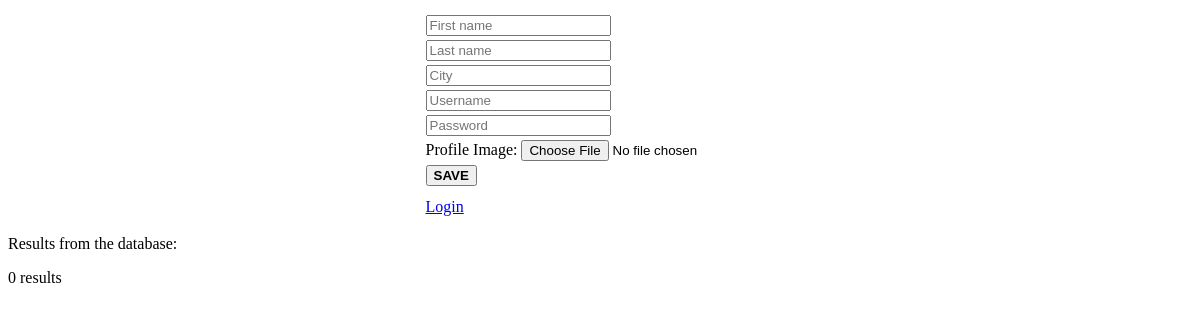
The app's page /lab1.php, older data.
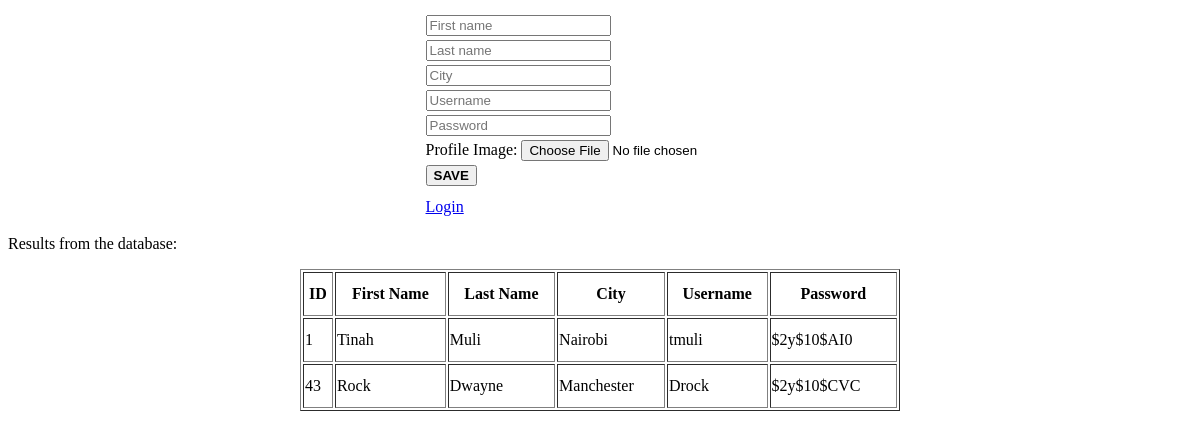
The same page, newer data.
### tables this page shows
CREATE TABLE `users` (
  `id` int(11) NOT NULL,
  `first_name` varchar(32) NOT NULL,
  `last_name` varchar(32) DEFAULT NULL,
  `user_city` varchar(32) DEFAULT NULL,
  `username` varchar(20) DEFAULT NULL,
  `password` text DEFAULT NULL,
  `img_name` varchar(200) NOT NULL,
  `created_time` timestamp(6) NOT NULL DEFAULT current_timestamp(6) ON UPDATE current_timestamp(6),
  `offset` int(11) NOT NULL
);

### DBconnector.php (called while the page is built, shortened)
<?php
   class DBConnector{
    function __construct(){
     $this->conn = mysqli_connect(DB_SERVER, DB_USER, DB_PASS, DB_NAME) or die("Error: ". mysqli_error());
    }
   }
?>

### user.php (the view, shortened to what this page needs)
<?php
 include_once "DBconnector.php";
 class User implements Crud, Authenticator{
      public function readAll()
    {
      $connect = new DBConnector();
      $res_set = mysqli_query($connect->conn,"SELECT * FROM users");
      if(mysqli_num_rows($res_set) > 0)
      {
        echo "<table align='center' border='1px' style='width:600px; line-height:40px;'>";
          echo "<t>";
              echo "<th>"; echo "ID"; echo "</th>";
              echo "<th>"; echo "First Name"; echo "</th>";
              echo "<th>"; echo "Last Name"; echo "</th>";
              echo "<th>"; echo "City"; echo "</th>";
              echo "<th>"; echo "Username"; echo "</th>";
              echo "<th>"; echo "Password"; echo "</th>";
        while($row= mysqli_fetch_assoc($res_set))
        {
          echo "</t>";
            echo "<tr>";
                echo "<td>";
                    echo $row['id'];
                echo "</td>";
                echo "<td>";
                    echo $row['first_name'];
                echo "</td>";
                echo "<td>";
                    echo $row['last_name'];
                echo "</td>";
                echo "<td>";
                    echo $row['user_city'];
                echo "</td>";
                 echo "<td>";
                    echo $row['username'];
                echo "</td>";
                 echo "<td>";
                    echo substr($row['password'], 0,10);
                echo "</td>";
            echo "</tr>";
        }
      echo "</table>";
      }else{
          echo "0 results";
      }
    }
 }
?>

### lab1.php (shortened to what this page needs)
<?php
   include_once "user.php";
   include_once "DBConnector.php";
?>
<html>
   <head>
        <link rel="stylesheet" type="text/css" href="validate.css">
   </head>
   <body>
       <form method="post" name="user_details" id="user_details" onsubmit="return validateForm()" enctype="multipart/form-data" action="<?=$_SERVER['PHP_SELF'] ?>">
          <table align="center">
             <tr>
               <td>
               </td>
               <tr>
               <td><input type="text"  name="first_name" required placeholder="First name"></td>
             </tr>
             <tr>
               <td><input type="text" name="last_name" placeholder="Last name"></td>
             </tr>
             <tr>
                  <td><input type="text" name="city_name" placeholder="City"></td>
             </tr>
            <tr>
                  <td><input type="text" name="username" id="uname" placeholder="Username"></td>
            </tr>
               <tr>
                  <td><input type="password" name="password" placeholder="Password"></td>
            </tr>
            <tr>
                   <td>Profile Image: <input type="file" name="fileToUpload" id="fileToUpload"></td>
            </tr>
             <tr>
                 <td><button type="submit" name="btn-save" id="submit"><strong>SAVE</strong> </button></td>
             </tr>
             <tr>
                 <td> <input type="hidden" name="utc_timestamp" id="utc_timestamp" value=""> </td>
             </tr>
             <tr>
                     <td> <input type="hidden" name="time_zone_offset" id="time_zone_offset" value=""> </td>
             </tr>
             <tr>
                  <td><a href="login.php">Login</a></td>
             </tr>
          </table>
       </form>
       <p>Results from the database:</p>
      <?php
         $user_disp= User::create();
         $user_disp->readAll();
      ?>
   </body>
</html>

Row changes from the older to the newer data that the page shows:
added users: id "1", first_name "Tinah", last_name "Muli", user_city "Nairobi", username "tmuli", password "$2y$10$AI0"
added users: id "43", first_name "Rock", last_name "Dwayne", user_city "Manchester", username "Drock", password "$2y$10$CVC"
Text that changed along with them:
text no longer shown: "0 results"
text now shown: "ID First Name Last Name City Username Password"
